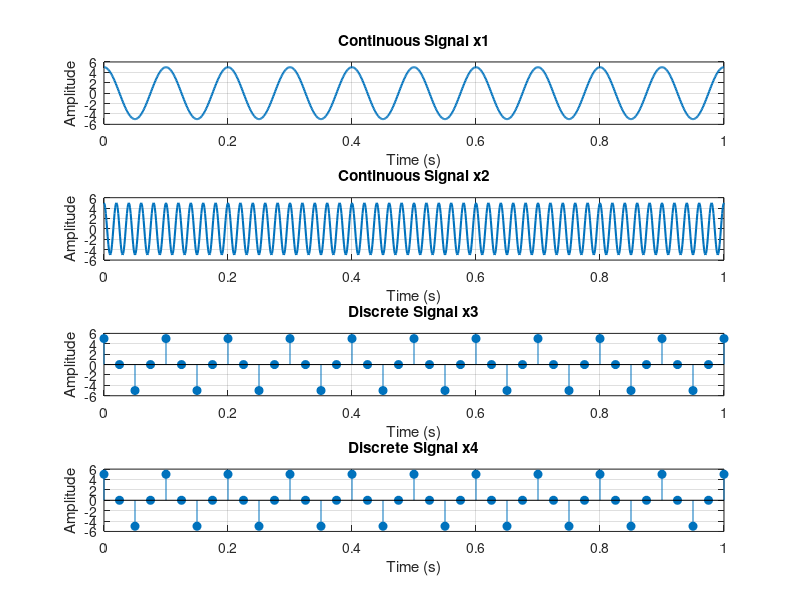

MATLAB code to generate this figure:
% Practical 01 - Verification of Sampling Theorem
clc;
clear;
close all;
a = 5;
f1 = 10;
f2 = 50;
fs = 40;
t = 0:0.001:1;
x1 = a*cos(2*pi*f1*t);
x2 = a*cos(2*pi*f2*t);
n = 0:1/fs:1;
x3 = a*cos(2*pi*f1*n);
x4 = a*cos(2*pi*f2*n);
figure;
subplot(4,1,1);
plot(t,x1,"LineWidth",1.5);
title('Continuous Signal x1'); xlabel('Time (s)'); ylabel('Amplitude'); grid on;
subplot(4,1,2);
plot(t,x2,"LineWidth",1.5);
title('Continuous Signal x2'); xlabel('Time (s)'); ylabel('Amplitude'); grid on;
subplot(4,1,3);
stem(n,x3,"filled");
title('Discrete Signal x3'); xlabel('Time (s)'); ylabel('Amplitude'); grid on;
subplot(4,1,4);
stem(n,x4,"filled");
title('Discrete Signal x4'); xlabel('Time (s)'); ylabel('Amplitude'); grid on;
